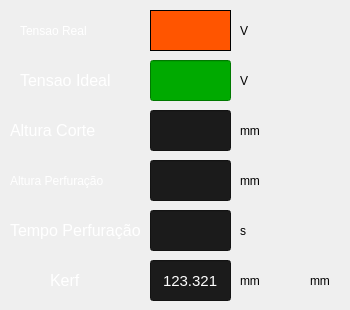
     <widget class="QWidget" name="tab">
      <attribute name="title">
       <string>Parametros</string>
      </attribute>
      <widget class="QLabel" name="label_5">
       <property name="geometry">
        <rect>
         <x>10</x>
         <y>120</y>
         <width>101</width>
         <height>21</height>
        </rect>
       </property>
       <property name="font">
        <font>
         <family>Arial</family>
         <pointsize>12</pointsize>
         <weight>9</weight>
         <italic>false</italic>
         <bold>false</bold>
        </font>
       </property>
       <property name="styleSheet">
        <string notr="true">font: 75 12pt &quot;Arial&quot;;
color: rgb(255, 255, 255);</string>
       </property>
       <property name="text">
        <string>Altura Corte</string>
       </property>
       <property name="PasswordLevel" stdset="0">
        <number>0</number>
       </property>
       <property name="Hide" stdset="0">
        <bool>true</bool>
       </property>
      </widget>
      <widget class="QLabel" name="label_14">
       <property name="geometry">
        <rect>
         <x>240</x>
         <y>120</y>
         <width>31</width>
         <height>21</height>
        </rect>
       </property>
       <property name="styleSheet">
        <string notr="true">font: 75 12pt &quot;Arial&quot;;</string>
       </property>
       <property name="text">
        <string>mm</string>
       </property>
       <property name="PasswordLevel" stdset="0">
        <number>0</number>
       </property>
       <property name="Hide" stdset="0">
        <bool>true</bool>
       </property>
      </widget>
      <widget class="QLabel" name="label_10">
       <property name="geometry">
        <rect>
         <x>240</x>
         <y>70</y>
         <width>21</width>
         <height>21</height>
        </rect>
       </property>
       <property name="styleSheet">
        <string notr="true">font: 75 12pt &quot;Arial&quot;;</string>
       </property>
       <property name="text">
        <string>V</string>
       </property>
       <property name="PasswordLevel" stdset="0">
        <number>0</number>
       </property>
       <property name="Hide" stdset="0">
        <bool>true</bool>
       </property>
      </widget>
      <widget class="QLabel" name="label_4">
       <property name="geometry">
        <rect>
         <x>10</x>
         <y>220</y>
         <width>131</width>
         <height>21</height>
        </rect>
       </property>
       <property name="font">
        <font>
         <family>Arial</family>
         <pointsize>12</pointsize>
         <weight>9</weight>
         <italic>false</italic>
         <bold>false</bold>
        </font>
       </property>
       <property name="styleSheet">
        <string notr="true">font: 75 12pt &quot;Arial&quot;;
color: rgb(255, 255, 255);</string>
       </property>
       <property name="text">
        <string>Tempo Perfuração</string>
       </property>
       <property name="PasswordLevel" stdset="0">
        <number>0</number>
       </property>
       <property name="Hide" stdset="0">
        <bool>true</bool>
       </property>
      </widget>
      <widget class="QLabel" name="label">
       <property name="geometry">
        <rect>
         <x>20</x>
         <y>70</y>
         <width>91</width>
         <height>21</height>
        </rect>
       </property>
       <property name="font">
        <font>
         <family>Arial</family>
         <pointsize>12</pointsize>
         <weight>9</weight>
         <italic>false</italic>
         <bold>false</bold>
        </font>
       </property>
       <property name="styleSheet">
        <string notr="true">font: 75 12pt &quot;Arial&quot;;
color: rgb(255, 255, 255);</string>
       </property>
       <property name="text">
        <string>Tensao Ideal</string>
       </property>
       <property name="PasswordLevel" stdset="0">
        <number>0</number>
       </property>
       <property name="Hide" stdset="0">
        <bool>true</bool>
       </property>
      </widget>
      <widget class="QLabel" name="label_9">
       <property name="geometry">
        <rect>
         <x>240</x>
         <y>20</y>
         <width>21</width>
         <height>21</height>
        </rect>
       </property>
       <property name="styleSheet">
        <string notr="true">font: 75 12pt &quot;Arial&quot;;</string>
       </property>
       <property name="text">
        <string>V</string>
       </property>
       <property name="PasswordLevel" stdset="0">
        <number>0</number>
       </property>
       <property name="Hide" stdset="0">
        <bool>true</bool>
       </property>
      </widget>
      <widget class="QHmiLabel" name="qHmiLabel_3">
       <property name="geometry">
        <rect>
         <x>150</x>
         <y>10</y>
         <width>81</width>
         <height>41</height>
        </rect>
       </property>
       <property name="styleSheet">
        <string notr="true">background-color: rgb(255, 85, 0);
font: 75 14pt &quot;Arial&quot;;</string>
       </property>
       <property name="frameShape">
        <enum>QFrame::Panel</enum>
       </property>
       <property name="alignment">
        <set>Qt::AlignCenter</set>
       </property>
       <property name="fieldName">
        <cstring>CONF1_TENSAO_REAL</cstring>
       </property>
       <property name="fieldValue">
        <cstring>100</cstring>
       </property>
       <property name="PasswordLevel" stdset="0">
        <number>0</number>
       </property>
       <property name="Hide" stdset="0">
        <bool>true</bool>
       </property>
      </widget>
      <widget class="QHmiEdit" name="qHmiEdit_2">
       <property name="geometry">
        <rect>
         <x>150</x>
         <y>160</y>
         <width>81</width>
         <height>41</height>
        </rect>
       </property>
       <property name="font">
        <font>
         <pointsize>11</pointsize>
        </font>
       </property>
       <property name="styleSheet">
        <string notr="true">background-color: rgb(27, 27, 27);</string>
       </property>
       <property name="alignment">
        <set>Qt::AlignCenter</set>
       </property>
       <property name="fieldName">
        <cstring>RES1__POU_THC_PLS_M3.POSICAO_PERFURACAO</cstring>
       </property>
       <property name="decimalCount">
        <cstring>1</cstring>
       </property>
       <property name="PasswordLevel" stdset="0">
        <number>0</number>
       </property>
       <property name="Hide" stdset="0">
        <bool>true</bool>
       </property>
       <property name="Min value" stdset="0">
        <cstring>RES1__POU_THC_PLS_M3.POSICAO_CORTE</cstring>
       </property>
       <property name="Max value" stdset="0">
        <cstring>150</cstring>
       </property>
      </widget>
      <widget class="QLabel" name="label_12">
       <property name="geometry">
        <rect>
         <x>240</x>
         <y>220</y>
         <width>21</width>
         <height>21</height>
        </rect>
       </property>
       <property name="styleSheet">
        <string notr="true">font: 75 12pt &quot;Arial&quot;;</string>
       </property>
       <property name="text">
        <string>s</string>
       </property>
       <property name="PasswordLevel" stdset="0">
        <number>0</number>
       </property>
       <property name="Hide" stdset="0">
        <bool>true</bool>
       </property>
      </widget>
      <widget class="QLabel" name="label_11">
       <property name="geometry">
        <rect>
         <x>240</x>
         <y>170</y>
         <width>31</width>
         <height>21</height>
        </rect>
       </property>
       <property name="styleSheet">
        <string notr="true">font: 75 12pt &quot;Arial&quot;;</string>
       </property>
       <property name="text">
        <string>mm</string>
       </property>
       <property name="PasswordLevel" stdset="0">
        <number>0</number>
       </property>
       <property name="Hide" stdset="0">
        <bool>true</bool>
       </property>
      </widget>
      <widget class="QLabel" name="label_3">
       <property name="geometry">
        <rect>
         <x>10</x>
         <y>170</y>
         <width>131</width>
         <height>21</height>
        </rect>
       </property>
       <property name="styleSheet">
        <string notr="true">font: 75 12pt &quot;Arial&quot;;
color: rgb(255, 255, 255);</string>
       </property>
       <property name="frameShape">
        <enum>QFrame::NoFrame</enum>
       </property>
       <property name="text">
        <string>Altura Perfuração</string>
       </property>
       <property name="PasswordLevel" stdset="0">
        <number>0</number>
       </property>
       <property name="Hide" stdset="0">
        <bool>true</bool>
       </property>
      </widget>
      <widget class="QHmiEdit" name="qHmiEdit_4">
       <property name="geometry">
        <rect>
         <x>150</x>
         <y>110</y>
         <width>81</width>
         <height>41</height>
        </rect>
       </property>
       <property name="font">
        <font>
         <pointsize>11</pointsize>
        </font>
       </property>
       <property name="styleSheet">
        <string notr="true">background-color: rgb(27, 27, 27);
color: rgb(255, 255, 255);</string>
       </property>
       <property name="inputMask">
        <string/>
       </property>
       <property name="text">
        <string/>
       </property>
       <property name="alignment">
        <set>Qt::AlignCenter</set>
       </property>
       <property name="fieldName">
        <cstring>RES1__POU_THC_PLS_M3.POSICAO_CORTE</cstring>
       </property>
       <property name="fieldValue">
        <cstring></cstring>
       </property>
       <property name="decimalCount">
        <cstring>1</cstring>
       </property>
       <property name="PasswordLevel" stdset="0">
        <number>0</number>
       </property>
       <property name="Hide" stdset="0">
        <bool>true</bool>
       </property>
       <property name="Min value" stdset="0">
        <cstring>1</cstring>
       </property>
       <property name="Max value" stdset="0">
        <cstring>15</cstring>
       </property>
      </widget>
      <widget class="QLabel" name="label_2">
       <property name="geometry">
        <rect>
         <x>20</x>
         <y>20</y>
         <width>91</width>
         <height>21</height>
        </rect>
       </property>
       <property name="styleSheet">
        <string notr="true">font: 75 12pt &quot;Arial&quot;;
color: rgb(255, 255, 255);</string>
       </property>
       <property name="text">
        <string>Tensao Real</string>
       </property>
       <property name="PasswordLevel" stdset="0">
        <number>0</number>
       </property>
       <property name="Hide" stdset="0">
        <bool>true</bool>
       </property>
      </widget>
      <widget class="QHmiEdit" name="qHmiEdit_3">
       <property name="geometry">
        <rect>
         <x>150</x>
         <y>210</y>
         <width>81</width>
         <height>41</height>
        </rect>
       </property>
       <property name="font">
        <font>
         <pointsize>11</pointsize>
        </font>
       </property>
       <property name="styleSheet">
        <string notr="true">background-color: rgb(27, 27, 27);</string>
       </property>
       <property name="alignment">
        <set>Qt::AlignCenter</set>
       </property>
       <property name="fieldName">
        <cstring>CONF1_G_TP_PERFURACAO</cstring>
       </property>
       <property name="decimalCount">
        <cstring>1</cstring>
       </property>
       <property name="PasswordLevel" stdset="0">
        <number>0</number>
       </property>
       <property name="Hide" stdset="0">
        <bool>true</bool>
       </property>
       <property name="Min value" stdset="0">
        <cstring>0.1</cstring>
       </property>
       <property name="Max value" stdset="0">
        <cstring>25.0</cstring>
       </property>
      </widget>
      <widget class="QLabel" name="label_15">
       <property name="geometry">
        <rect>
         <x>310</x>
         <y>270</y>
         <width>31</width>
         <height>21</height>
        </rect>
       </property>
       <property name="styleSheet">
        <string notr="true">font: 75 12pt &quot;Arial&quot;;</string>
       </property>
       <property name="text">
        <string>mm</string>
       </property>
       <property name="PasswordLevel" stdset="0">
        <number>0</number>
       </property>
       <property name="Hide" stdset="0">
        <bool>true</bool>
       </property>
      </widget>
      <widget class="QHmiEdit" name="qHmiEdit_6">
       <property name="geometry">
        <rect>
         <x>150</x>
         <y>260</y>
         <width>81</width>
         <height>41</height>
        </rect>
       </property>
       <property name="font">
        <font>
         <pointsize>11</pointsize>
        </font>
       </property>
       <property name="styleSheet">
        <string notr="true">background-color: rgb(27, 27, 27);
color: rgb(255, 255, 255);</string>
       </property>
       <property name="text">
        <string>123.321</string>
       </property>
       <property name="alignment">
        <set>Qt::AlignCenter</set>
       </property>
       <property name="fieldName">
        <cstring>CONF1_G_R_DIAMETRO_KERF</cstring>
       </property>
       <property name="decimalCount">
        <cstring>2</cstring>
       </property>
       <property name="stateField">
        <cstring>CONF1_G_B_MAN</cstring>
       </property>
       <property name="PasswordLevel" stdset="0">
        <number>0</number>
       </property>
       <property name="Hide" stdset="0">
        <bool>true</bool>
       </property>
       <property name="Min value" stdset="0">
        <cstring>0</cstring>
       </property>
       <property name="Max value" stdset="0">
        <cstring>10</cstring>
       </property>
      </widget>
      <widget class="QLabel" name="label_19">
       <property name="geometry">
        <rect>
         <x>50</x>
         <y>270</y>
         <width>41</width>
         <height>21</height>
        </rect>
       </property>
       <property name="font">
        <font>
         <family>Arial</family>
         <pointsize>12</pointsize>
         <weight>9</weight>
         <italic>false</italic>
         <bold>false</bold>
        </font>
       </property>
       <property name="styleSheet">
        <string notr="true">font: 75 12pt &quot;Arial&quot;;
color: rgb(255, 255, 255);</string>
       </property>
       <property name="text">
        <string>Kerf</string>
       </property>
       <property name="PasswordLevel" stdset="0">
        <number>0</number>
       </property>
       <property name="Hide" stdset="0">
        <bool>true</bool>
       </property>
      </widget>
      <widget class="QLabel" name="label_16">
       <property name="geometry">
        <rect>
         <x>240</x>
         <y>270</y>
         <width>31</width>
         <height>21</height>
        </rect>
       </property>
       <property name="styleSheet">
        <string notr="true">font: 75 12pt &quot;Arial&quot;;</string>
       </property>
       <property name="text">
        <string>mm</string>
       </property>
       <property name="PasswordLevel" stdset="0">
        <number>0</number>
       </property>
       <property name="Hide" stdset="0">
        <bool>true</bool>
       </property>
      </widget>
      <widget class="QHmiEdit" name="qHmiEdit_14">
       <property name="geometry">
        <rect>
         <x>150</x>
         <y>60</y>
         <width>81</width>
         <height>41</height>
        </rect>
       </property>
       <property name="font">
        <font>
         <pointsize>14</pointsize>
        </font>
       </property>
       <property name="styleSheet">
        <string notr="true">background-color: rgb(0, 170, 0);
color: rgb(255, 255, 255);
gridline-color: rgb(255, 255, 0);</string>
       </property>
       <property name="inputMask">
        <string/>
       </property>
       <property name="text">
        <string/>
       </property>
       <property name="alignment">
        <set>Qt::AlignCenter</set>
       </property>
       <property name="fieldName">
        <cstring>CONF1_G_TENSAO_CORTE</cstring>
       </property>
       <property name="fieldValue">
        <cstring></cstring>
       </property>
       <property name="decimalCount">
        <cstring></cstring>
       </property>
       <property name="PasswordLevel" stdset="0">
        <number>0</number>
       </property>
       <property name="Hide" stdset="0">
        <bool>true</bool>
       </property>
       <property name="Min value" stdset="0">
        <cstring>50</cstring>
       </property>
       <property name="Max value" stdset="0">
        <cstring>208</cstring>
       </property>
      </widget>
     </widget>
